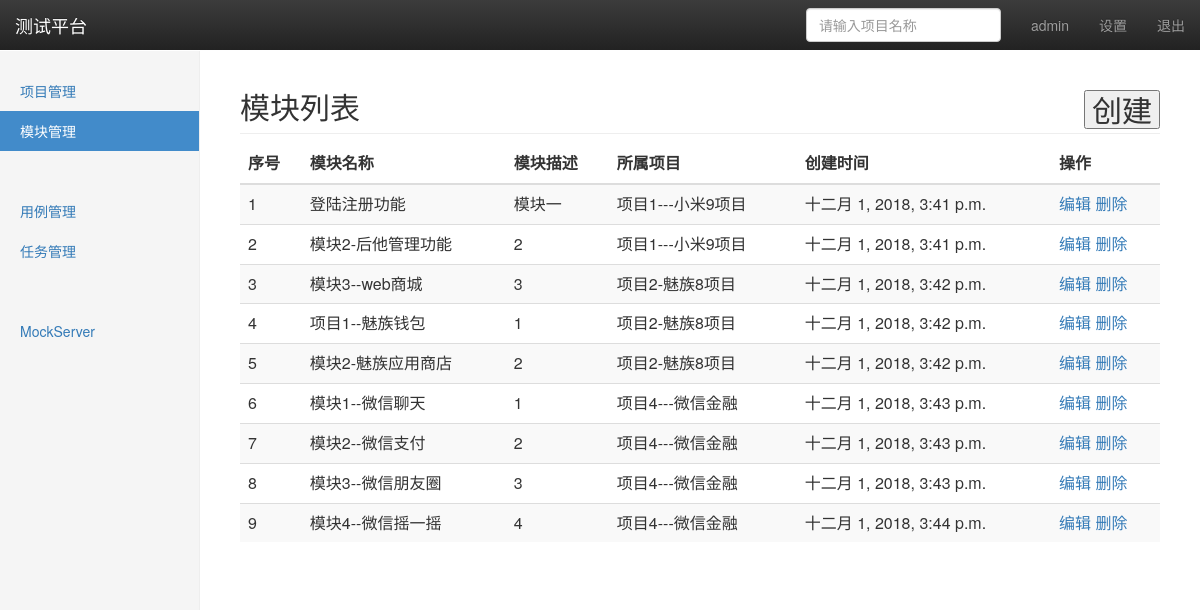
The app's page /manage/module/ (signed in) with its own data.
### project_app/models.py (models this page shows, shortened)
class module(models.Model):
	project = models.ForeignKey(project,on_delete=models.CASCADE)
	name = models.CharField('模块名称',max_length=50,default='')
	description = models.TextField('模块表述',default='')
	create_time = models.DateTimeField('创建时间',auto_now=True)

class project(models.Model):
	name = models.CharField('项目名称',max_length=50,blank=False,default='')
	description = models.TextField('项目描述',default='')
	status = models.BooleanField('状态',default=True)
	create_time = models.DateTimeField('创建时间',auto_now=True)
	def __str__(self):
		return self.name

### project_app/views/module_views.py (the view)
# urls.py: path('module/', module_views.module_manage),
@login_required
def module_manage(requests):
	username = requests.session.get('user','')
	module_all = module.objects.all()
	return render(requests,'project_app/module.html',{'user':username,'modules':module_all,'type':'list'})

### templates/project_app/module.html (shortened to what this page needs)
{% extends  'base.html' %}
{% block content %}
    <nav class="navbar navbar-inverse navbar-fixed-top">
      <div class="container-fluid">
        <div class="navbar-header">
          <a class="navbar-brand" href="#">测试平台</a>
        </div>
        <div id="navbar" class="navbar-collapse collapse">
          <ul class="nav navbar-nav navbar-right">
            <li><a href="#"> {{ user }}</a></li>
            <li><a href="#">设置</a></li>
            <li><a href="/logout/">退出</a></li>
          </ul>
          <form class="navbar-form navbar-right">
            <input type="text" class="form-control" placeholder="请输入项目名称">
          </form>
        </div>
      </div>
    </nav>
    <div class="container-fluid">
      <div class="row">
        <div class="col-sm-3 col-md-2 sidebar">
          <ul class="nav nav-sidebar">
            <li><a href="/manage/project/">项目管理</a></li>
            <li class="active"><a href="/manage/module/">模块管理</a></li>
            <li><a href="#"></a></li>
          </ul>
          <ul class="nav nav-sidebar">
            <li><a href="/cases/">用例管理</a></li>
            <li><a href="/cases/task/">任务管理</a></li>
          </ul>
          <ul class="nav nav-sidebar">
            <li><a href=""></a></li>
            <li><a href="">MockServer</a></li>
          </ul>
        </div>
    {% if type == 'list' %}
    <div class="col-sm-2 col-sm-offset-2 col-md-10 col-md-offset-2 main">
        <h2 class="sub-header">模块列表
          <button  type='button' style='float:right' onclick="window.location.href='add/'">创建</button>
        </h2>
          <div class="table-responsive">
            <table id='molist' class="table table-striped">
              <thead>
                <tr>
                  <th>序号</th>
                  <th>模块名称</th>
                  <th>模块描述</th>
                  <th>所属项目</th>
                  <th>创建时间</th>
                  <th>操作</th>
                </tr>
              </thead>
              <tbody>
                {% for module in modules %}
                <tr>
                  <td>{{ forloop.counter }}</td>
                  <td>{{ module.name }}</td>
                  <td>{{ module.description }}</td>
                  <td>{{ module.project }}</td>
                  <td>{{ module.create_time}}</td>
                  <td>
                    <a href="edit/{{ module.id }}/">编辑</a>
                    <a href="del/{{  module.id }}/">删除</a>
                  </td>
                </tr>
                {% endfor %}
              </tbody>
            </table>
          </div>
        </div>
      </div>
    </div>
    {% endif %}
{% endblock %}

### static/css/dashboard.css (style rules this page uses)
body { padding-top: 50px; }
.sub-header { padding-bottom: 10px; border-bottom: 1px solid #eee; }
.navbar-fixed-top { border: 0; }
.sidebar { display: none; }
@media (min-width: 768px) { .sidebar { position: fixed; top: 51px; bottom: 0; left: 0; z-index: 1000; display: block; padding: 20px; overflow-x: hidden; overflow-y: auto; background-color: #f5f5f5; border-right: 1px solid #eee; } }
.nav-sidebar { margin-right: -21px; margin-bottom: 20px; margin-left: -20px; }
.nav-sidebar > li > a { padding-right: 20px; padding-left: 20px; }
.nav-sidebar > .active > a, .nav-sidebar > .active > a:hover, .nav-sidebar > .active > a:focus { color: #fff; background-color: #428bca; }
.main { padding: 20px; }
@media (min-width: 768px) { .main { padding-right: 40px; padding-left: 40px; } }

### records on screen
module: name "登陆注册功能", description "模块一", project "项目1---小米9项目", create_time "十二月 1, 2018, 3:41 p.m."
module: name "模块2-后他管理功能", description "2", project "项目1---小米9项目", create_time "十二月 1, 2018, 3:41 p.m."
module: name "模块3--web商城", description "3", project "项目2-魅族8项目", create_time "十二月 1, 2018, 3:42 p.m."
module: name "项目1--魅族钱包", description "1", project "项目2-魅族8项目", create_time "十二月 1, 2018, 3:42 p.m."
module: name "模块2-魅族应用商店", description "2", project "项目2-魅族8项目", create_time "十二月 1, 2018, 3:42 p.m."
module: name "模块1--微信聊天", description "1", project "项目4---微信金融", create_time "十二月 1, 2018, 3:43 p.m."
module: name "模块2--微信支付", description "2", project "项目4---微信金融", create_time "十二月 1, 2018, 3:43 p.m."
module: name "模块3--微信朋友圈", description "3", project "项目4---微信金融", create_time "十二月 1, 2018, 3:43 p.m."
module: name "模块4--微信摇一摇", description "4", project "项目4---微信金融", create_time "十二月 1, 2018, 3:44 p.m."

### other values on screen
{{ user }} "admin"
